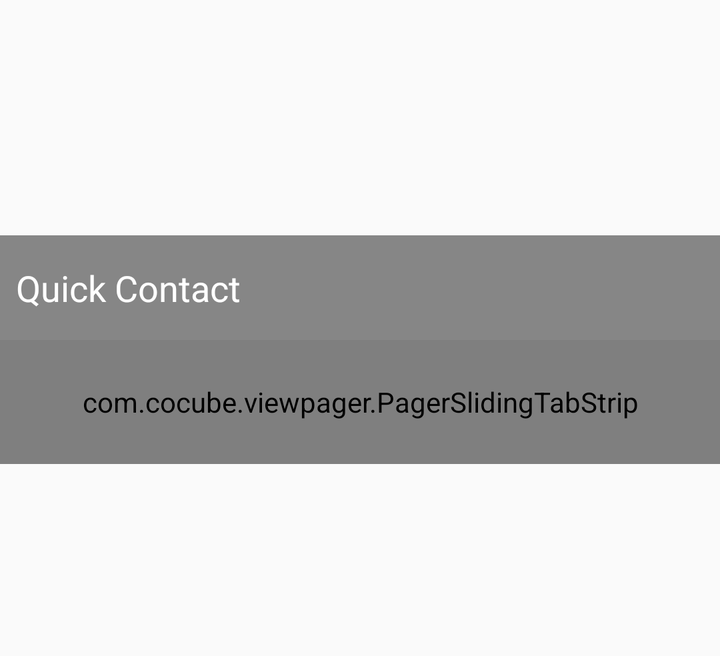
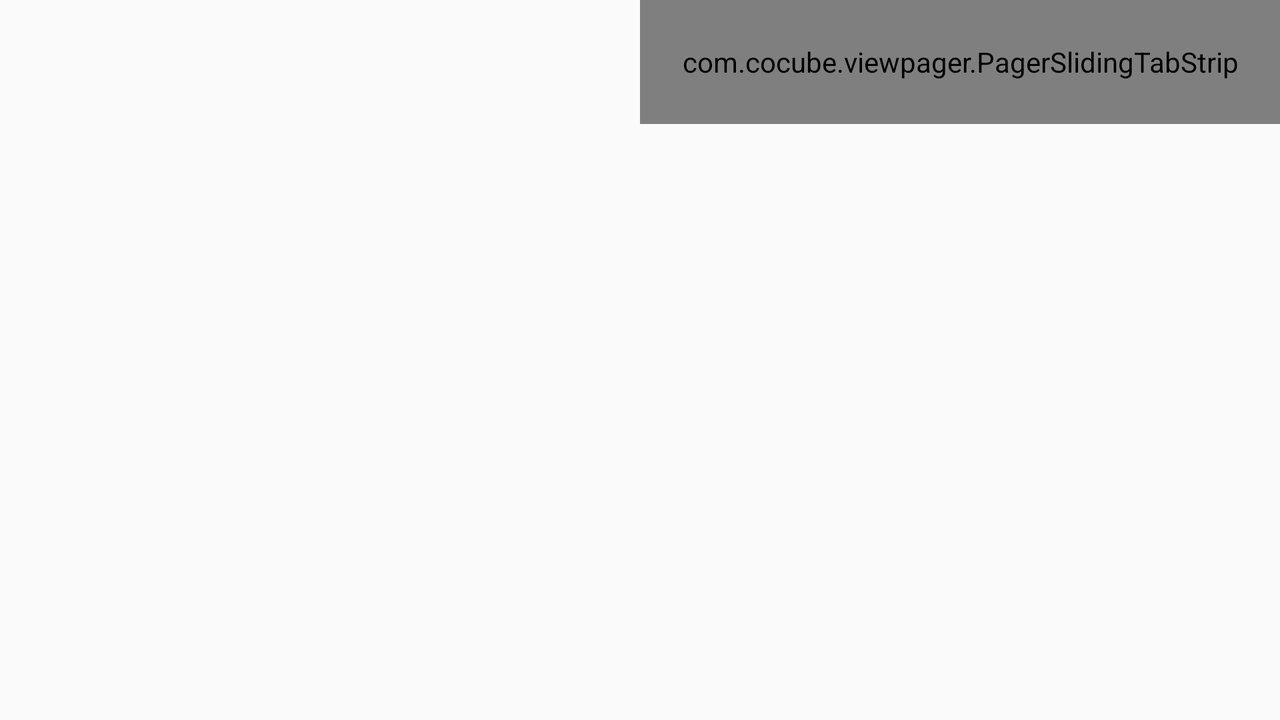

One screen, two layout resources from the same app: the default and the repository's alternative for another configuration. Each is rendered where Android would select it; the XML of both is given below.
<!-- AndroidManifest.xml: application theme LolTvTheme -->
<!-- res/layout/fragment_quick_contact.xml -->
<?xml version="1.0" encoding="utf-8"?>
<RelativeLayout xmlns:android="http://schemas.android.com/apk/res/android"
    xmlns:app="http://schemas.android.com/apk/res-auto"
    xmlns:tools="http://schemas.android.com/tools"
    android:layout_width="match_parent"
    android:layout_height="wrap_content" >

    <ImageView
        android:id="@+id/image"
        android:layout_width="match_parent"
        android:layout_height="170dip"
        android:scaleType="centerCrop"/>

    <TextView
        android:layout_width="match_parent"
        android:layout_height="wrap_content"
        android:layout_alignBottom="@+id/image"
        android:background="#77000000"
        android:paddingBottom="14dip"
        android:paddingLeft="8dip"
        android:paddingTop="14dip"
        android:text="Quick Contact"
        android:textColor="#FFFFFFFF"
        android:textSize="18sp" />

    <com.cocube.viewpager.PagerSlidingTabStrip
        android:id="@+id/tabs"
        android:layout_width="match_parent"
        android:layout_height="62dip"
        android:layout_below="@+id/image"
        android:background="@drawable/background_tabs_diagonal"
        app:dividerColor="#00000000"
        app:indicatorColor="#FF33B5E6"
        app:tabPaddingLeftRight="14dip"
        app:underlineColor="#FF33B5E6" />

    <android.support.v4.view.ViewPager
        android:id="@+id/pager"
        android:layout_width="match_parent"
        android:layout_height="96dip"
        android:layout_below="@+id/tabs" />

</RelativeLayout>
<!-- resources referenced by this layout -->
<resources>
  <style name="LolTvThemeBase" parent="Theme.AppCompat.Light">
  
          <item name="android:itemTextAppearance">@style/myCustomMenuTextApearance</item>
  
          
  
      </style>
  <style name="MyActionBar.Overlay" parent="Widget.AppCompat.ActionBar">
          
          <item name="android:background">@drawable/actionbar_bg</item>
          <item name="android:icon">@drawable/ic_home</item>
  
          
          <item name="background">@drawable/actionbar_bg</item>
          <item name="icon">@drawable/ic_home</item>
  
  
  
          <item name="android:titleTextStyle">@style/MyActionBar.TitleTextStyle</item>
          <item name="titleTextStyle">@style/MyActionBar.TitleTextStyle</item>
  
      </style>
  <style name="MyActionButtonOverflow" parent="Widget.AppCompat.Light.ActionButton.Overflow">
          <item name="android:src">@drawable/ic_action_overflow</item>
      </style>
  <!-- drawable bar_icon_selector (drawable) -->
  <selector xmlns:android="http://schemas.android.com/apk/res/android">
  
      <item android:state_selected="false"
            android:state_pressed="false"
            android:drawable="@drawable/bar_icon_background"/>
  
  
      <item
            android:state_pressed="true"
            android:drawable="@drawable/bar_icon_background_pressed"
              />
  
  
  
  </selector>
  <style name="myCustomMenuTextApearance" parent="@android:style/TextAppearance.Widget.IconMenu.Item">
      </style>
  <!-- drawable actionbar_bg (drawable) -->
  <?xml version="1.0" encoding="utf-8"?>
  <layer-list xmlns:android="http://schemas.android.com/apk/res/android">
      
      <item>
          <shape android:shape="rectangle">
              <solid android:color="@color/action_bar_line_color" />
          </shape>
  
      </item>
  
      
      <item android:bottom="2dip">
  
          <shape android:shape="rectangle">
              <solid android:color="@color/action_bar_color" />
          </shape>
  
      </item>
  </layer-list>
  <style name="MyActionBar.TitleTextStyle" parent="TextAppearance.AppCompat.Widget.ActionBar.Title">
          <item name="android:textColor">@color/action_bar_text</item>
          <item name="android:typeface">serif</item>
  
  
      </style>
  <!-- drawable bar_icon_background (drawable) -->
  <?xml version="1.0" encoding="utf-8"?>
  <layer-list xmlns:android="http://schemas.android.com/apk/res/android">
      
      <item>
          <shape android:shape="rectangle">
              <solid android:color="@color/action_bar_line_color" />
          </shape>
  
      </item>
  
      
      <item android:bottom="2dip">
  
          <shape android:shape="rectangle">
              <solid android:color="@color/action_bar_color" />
          </shape>
  
      </item>
  </layer-list>
  <!-- drawable bar_icon_background_pressed (drawable) -->
  <?xml version="1.0" encoding="utf-8"?>
  <layer-list xmlns:android="http://schemas.android.com/apk/res/android">
      
      <item>
          <shape android:shape="rectangle">
              <solid android:color="@color/action_bar_line_color" />
          </shape>
  
      </item>
  
      
      <item android:bottom="2dip">
  
          <shape android:shape="rectangle">
              <solid android:color="@color/action_bar_pressed" />
          </shape>
  
      </item>
  </layer-list>
  <color name="action_bar_line_color">#ffffffff</color>
  <color name="action_bar_color">#ffffd800</color>
  <color name="action_bar_text">#ff1f1f1f</color>
  <color name="action_bar_pressed">#ffffe84d</color>
  <!-- some entries are left out for length -->
</resources>
<!-- res/layout-land/fragment_quick_contact.xml (the repository's variant of the layout above) -->
<!-- drawn on the phone turned sideways -->
<?xml version="1.0" encoding="utf-8"?>
<RelativeLayout xmlns:android="http://schemas.android.com/apk/res/android"
    xmlns:app="http://schemas.android.com/apk/res-auto"
    xmlns:tools="http://schemas.android.com/tools"
    android:layout_width="match_parent"
    android:layout_height="wrap_content" >

    <ImageView
        android:id="@+id/image"
        android:layout_width="match_parent"
        android:layout_height="wrap_content"
        android:layout_alignParentLeft="true"
        android:layout_toLeftOf="@+id/center"
        android:scaleType="centerCrop"/>

    <TextView
        android:layout_width="wrap_content"
        android:layout_height="wrap_content"
        android:layout_alignBottom="@+id/image"
        android:layout_alignParentLeft="true"
        android:layout_toLeftOf="@+id/center"
        android:background="#77000000"
        android:paddingBottom="14dip"
        android:paddingLeft="8dip"
        android:paddingTop="14dip"
        android:text="Quick Contact"
        android:textColor="#FFFFFFFF"
        android:textSize="18sp" />

    <View
        android:id="@+id/center"
        android:layout_width="0dip"
        android:layout_height="match_parent"
        android:layout_centerHorizontal="true" />

    <com.cocube.viewpager.PagerSlidingTabStrip
        android:id="@+id/tabs"
        android:layout_width="wrap_content"
        android:layout_height="62dip"
        android:layout_alignParentRight="true"
        android:layout_toRightOf="@+id/center"
        android:background="@drawable/background_tabs_diagonal"
        app:dividerColor="#00000000"
        app:indicatorColor="#FF33B5E6"
        app:tabPaddingLeftRight="14dip"
        app:underlineColor="#FF33B5E6" />

    <android.support.v4.view.ViewPager
        android:id="@+id/pager"
        android:layout_width="wrap_content"
        android:layout_height="wrap_content"
        android:layout_alignParentRight="true"
        android:layout_below="@+id/tabs"
        android:layout_toRightOf="@+id/center" />

</RelativeLayout>
